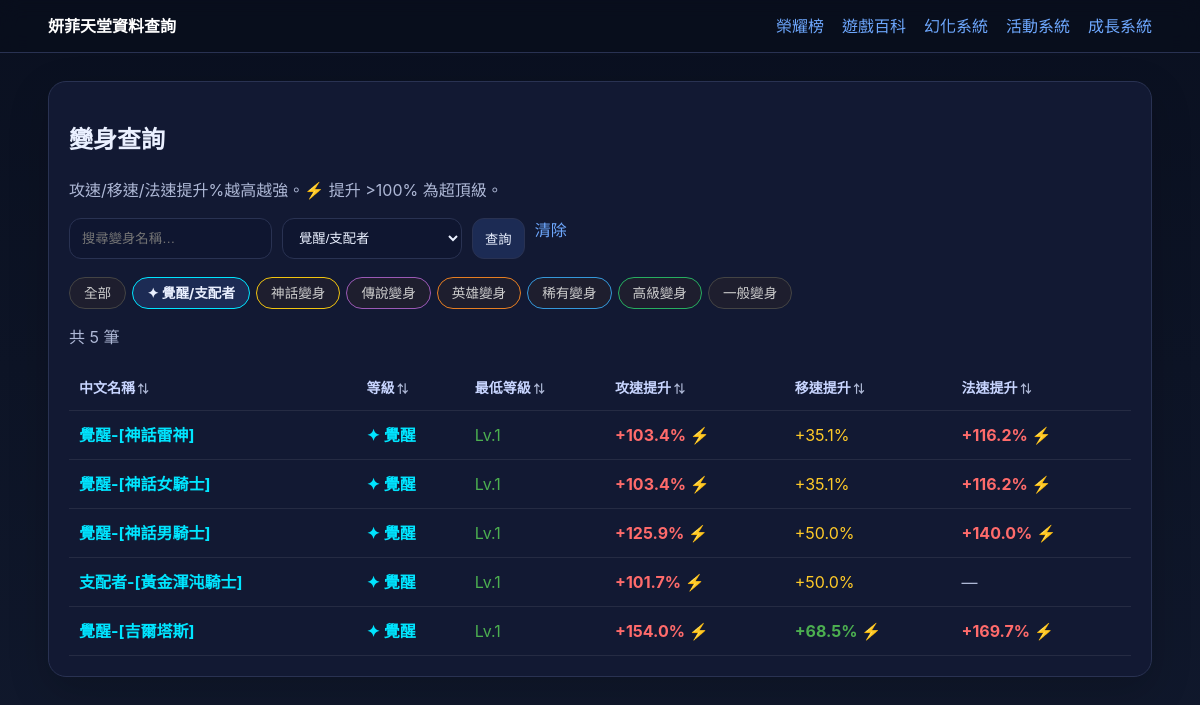
The app's page /polymorphs?grade=覺醒, older data.
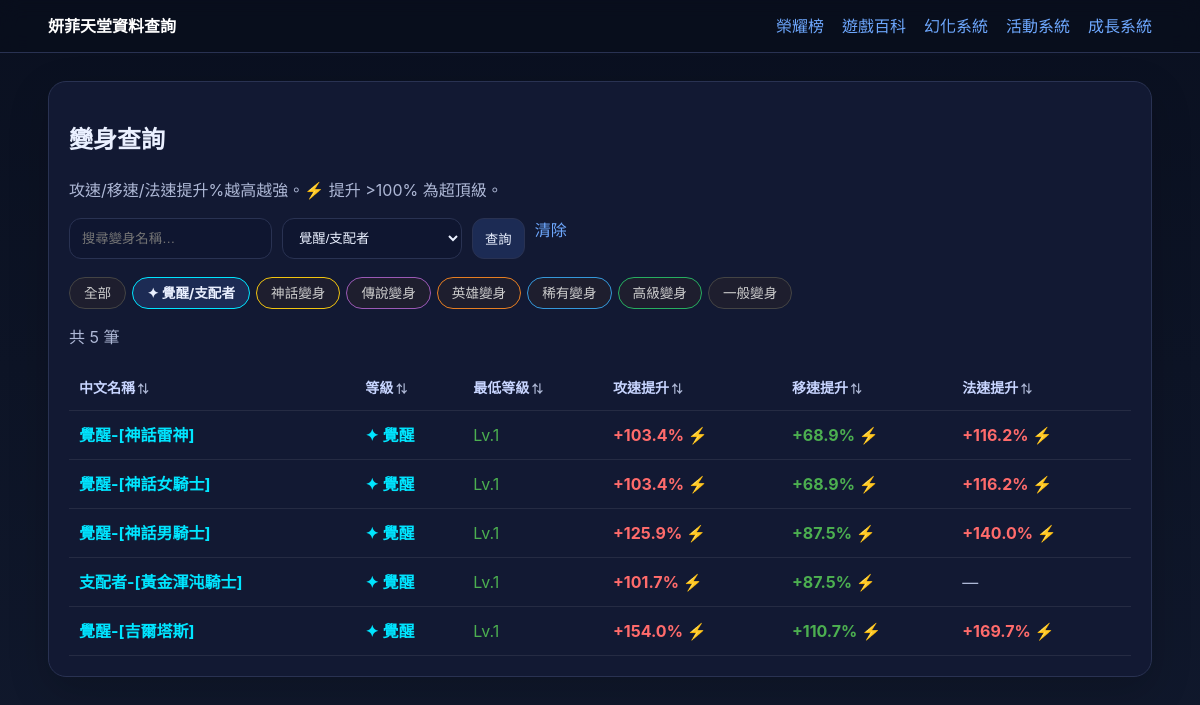
The same page, newer data.
### tables this page shows
CREATE TABLE polymorphs (
    id      INTEGER PRIMARY KEY,
    name    TEXT NOT NULL,
    polyid  INTEGER NOT NULL,
    note    TEXT,
    created_at DATETIME DEFAULT CURRENT_TIMESTAMP
, atkspeed INTEGER DEFAULT NULL, movespeed INTEGER DEFAULT NULL, magic_speed INTEGER DEFAULT NULL, minlevel INTEGER DEFAULT NULL, item_id INTEGER DEFAULT NULL, atk_boost REAL DEFAULT NULL, mov_boost REAL DEFAULT NULL, mag_boost REAL DEFAULT NULL, color TEXT DEFAULT '#ffffff');

### app.py (the view, shortened to what this page needs)
    @app.route("/polymorphs")
    def polymorphs():
        q = request.args.get("q", "").strip()
        grade = request.args.get("grade", "").strip()
        db = get_db()
        POLY_GRADES = [
            ("覺醒", "覺醒/支配者"),
            ("神話", "神話變身"),
            ("傳說", "傳說變身"),
            ("英雄", "英雄變身"),
            ("稀有", "稀有變身"),
            ("高級", "高級變身"),
            ("一般", "一般變身"),
        ]
        sql = """
            SELECT id, name, note, polyid, atkspeed, movespeed, magic_speed, atk_boost, mov_boost, mag_boost, minlevel,
              CASE
                WHEN name LIKE '覺醒-%' OR name LIKE '支配者-%' THEN '覺醒'
                WHEN name LIKE '神話變身%' OR note LIKE '%神話%' THEN '神話'
                WHEN name LIKE '傳說變身%' OR note LIKE '%傳說%' THEN '傳說'
                WHEN name LIKE '英雄變身%' OR note LIKE '%英雄%' THEN '英雄'
                WHEN name LIKE '稀有變身%' OR note LIKE '%稀有%' THEN '稀有'
                WHEN name LIKE '高級變身%' OR note LIKE '%高級%' THEN '高級'
                ELSE '一般'
              END AS grade
            FROM polymorphs
            WHERE note NOT LIKE '%圖鑑%' AND id >= 600000000
        """
        params: list[Any] = []
        if q:
            sql += " AND (name LIKE ? OR note LIKE ?)"
            params.extend([f"%{q}%", f"%{q}%"])
        if grade:
            if grade == "覺醒":
                sql += " AND (name LIKE '覺醒-%' OR name LIKE '支配者-%')"
            elif grade == "神話":
                sql += " AND (name LIKE '神話變身%' OR note LIKE '%神話%') AND name NOT LIKE '覺醒-%'"
            elif grade == "傳說":
                sql += " AND (name LIKE '傳說變身%' OR note LIKE '%傳說%') AND name NOT LIKE '覺醒-%'"
            elif grade == "英雄":
                sql += " AND (name LIKE '英雄變身%' OR note LIKE '%英雄%') AND name NOT LIKE '覺醒-%'"
            elif grade == "稀有":
                sql += " AND (name LIKE '稀有變身%' OR note LIKE '%稀有%') AND name NOT LIKE '覺醒-%'"
            elif grade == "高級":
                sql += " AND (name LIKE '高級變身%' OR note LIKE '%高級%') AND name NOT LIKE '覺醒-%'"
        sql += " ORDER BY id LIMIT 500"
        rows = db.execute(sql, params).fetchall()
        return render_template("polymorphs.html", rows=rows, q=q, grade=grade, poly_grades=POLY_GRADES)

### app.py (called while the page is built)
def get_db() -> sqlite3.Connection:
    if "db" not in g:
        db_path = Path(current_app().config["DATABASE"])
        db_path.parent.mkdir(parents=True, exist_ok=True)
        conn = sqlite3.connect(db_path)
        conn.row_factory = sqlite3.Row
        g.db = conn
    return g.db

def current_app() -> Flask:
    from flask import current_app as flask_current_app
    return flask_current_app

### templates/polymorphs.html (shortened to what this page needs)
{% extends "base.html" %}
{% block content %}
<section class="card">
  <h1>變身查詢</h1>
  <p class="muted">攻速/移速/法速提升%越高越強。⚡ 提升 &gt;100% 為超頂級。</p>
  <form class="filters" method="get" action="{{ url_for('polymorphs') }}">
    <input type="text" name="q" value="{{ q }}" placeholder="搜尋變身名稱…">
    <select name="grade">
      {% for g, label in poly_grades %}
      <option value="{{ g }}" {% if grade == g %}selected{% endif %}>{{ label }}</option>
      {% endfor %}
    </select>
    <button type="submit">查詢</button>
    {% if q or grade %}<a href="{{ url_for('polymorphs') }}">清除</a>{% endif %}
  </form>
  <div class="grade-tabs">
    <a href="{{ url_for('polymorphs') }}" class="tab {% if not grade %}active{% endif %}">全部</a>
    {% for g, label in poly_grades %}
      {% if g == '覺醒' %}
        <a href="{{ url_for('polymorphs', grade=g) }}" class="tab tab-awaken {% if grade == g %}active{% endif %}">✦ {{ label }}</a>
      {% elif g == '神話' %}
        <a href="{{ url_for('polymorphs', grade=g) }}" class="tab tab-myth {% if grade == g %}active{% endif %}">{{ label }}</a>
      {% elif g == '傳說' %}
        <a href="{{ url_for('polymorphs', grade=g) }}" class="tab tab-legend {% if grade == g %}active{% endif %}">{{ label }}</a>
      {% elif g == '英雄' %}
        <a href="{{ url_for('polymorphs', grade=g) }}" class="tab tab-hero {% if grade == g %}active{% endif %}">{{ label }}</a>
      {% elif g == '稀有' %}
        <a href="{{ url_for('polymorphs', grade=g) }}" class="tab tab-rare {% if grade == g %}active{% endif %}">{{ label }}</a>
      {% elif g == '高級' %}
        <a href="{{ url_for('polymorphs', grade=g) }}" class="tab tab-high {% if grade == g %}active{% endif %}">{{ label }}</a>
      {% else %}
        <a href="{{ url_for('polymorphs', grade=g) }}" class="tab tab-normal {% if grade == g %}active{% endif %}">{{ label }}</a>
      {% endif %}
    {% endfor %}
  </div>
  <p class="muted">共 {{ rows|length }} 筆</p>
  <div class="table-wrap">
    <table data-sortable>
      <thead>
        <tr>
          <th>中文名稱</th>
          <th>等級</th>
          <th>最低等級</th>
          <th>攻速提升</th>
          <th>移速提升</th>
          <th>法速提升</th>
        </tr>
      </thead>
      <tbody>
        {% for r in rows %}
        <tr>
          <td>
            {% if r.grade == '覺醒' %}
              <span class="grade-awaken">{{ (r.note or '—') | clean_name }}</span>
            {% else %}
              {{ (r.note or '—') | clean_name }}
            {% endif %}
          </td>
          <td>
            {% if r.grade == '覺醒' %}<span class="grade-awaken">✦ 覺醒</span>
            {% elif r.grade == '神話' %}<span class="grade-myth">神話</span>
            {% elif r.grade == '傳說' %}<span class="grade-legend">傳說</span>
            {% elif r.grade == '英雄' %}<span class="grade-hero">英雄</span>
            {% elif r.grade == '稀有' %}<span class="grade-rare">稀有</span>
            {% elif r.grade == '高級' %}<span class="grade-high">高級</span>
            {% else %}<span class="grade-normal">一般</span>
            {% endif %}
          </td>
          <td>
            {% if r.minlevel and r.minlevel > 1 %}
              <span class="muted">Lv.{{ r.minlevel }}</span>
            {% else %}
              <span style="color:#4caf50">Lv.1</span>
            {% endif %}
          </td>
          <td>
            {% set atk = r.atk_boost|string %}
            {% if atk and atk != '—' and atk != 'None' %}
              {% set atk_val = atk | replace('+','') | replace('%','') | float(0) %}
              {% if atk_val > 100 %}<span style="color:#ff6b6b;font-weight:700">{{ atk }} ⚡</span>
              {% elif atk_val > 50 %}<span style="color:#4caf50;font-weight:700">{{ atk }}</span>
              {% elif atk_val > 20 %}<span style="color:#ffca28">{{ atk }}</span>
              {% else %}<span class="muted">{{ atk }}</span>{% endif %}
            {% else %}<span class="muted">—</span>{% endif %}
          </td>
          <td>
            {% set mov = r.mov_boost|string %}
            {% if mov and mov != '—' and mov != 'None' %}
              {% set mov_val = mov | replace('+','') | replace('%','') | float(0) %}
              {% if mov_val > 50 %}<span style="color:#4caf50;font-weight:700">{{ mov }} ⚡</span>
              {% elif mov_val > 20 %}<span style="color:#ffca28">{{ mov }}</span>
              {% else %}<span class="muted">{{ mov }}</span>{% endif %}
            {% else %}<span class="muted">—</span>{% endif %}
          </td>
          <td>
            {% set mag = r.mag_boost|string %}
            {% if mag and mag != '—' and mag != 'None' %}
              {% set mag_val = mag | replace('+','') | replace('%','') | float(0) %}
              {% if mag_val > 100 %}<span style="color:#ff6b6b;font-weight:700">{{ mag }} ⚡</span>
              {% elif mag_val > 50 %}<span style="color:#4caf50;font-weight:700">{{ mag }}</span>
              {% elif mag_val > 20 %}<span style="color:#ffca28">{{ mag }}</span>
              {% else %}<span class="muted">{{ mag }}</span>{% endif %}
            {% else %}<span class="muted">—</span>{% endif %}
          </td>
        </tr>
        {% else %}
        <tr><td colspan="6">查無資料</td></tr>
        {% endfor %}
      </tbody>
    </table>
  </div>
</section>
{% endblock %}

### templates/base.html (shortened to what this page needs)
<!doctype html>
<html lang="zh-Hant">
<head>
  <link rel="stylesheet" href="{{ url_for('static', filename='style.css') }}">
</head>
<body>
  <header class="topbar">
    <div class="container topbar-inner">
      <a class="brand" href="{{ url_for('home') }}">妍菲天堂資料查詢</a>
      <nav class="nav">
        <div class="dropdown">
          <span class="dropdown-toggle">榮耀榜</span>
        </div>
        <div class="dropdown">
          <span class="dropdown-toggle">遊戲百科</span>
        </div>
        <div class="dropdown">
          <span class="dropdown-toggle">幻化系統</span>
        </div>
        <div class="dropdown">
          <span class="dropdown-toggle">活動系統</span>
        </div>
        <div class="dropdown">
          <span class="dropdown-toggle">成長系統</span>
        </div>
      </nav>
    </div>
  </header>
  <main class="container page">
    {% block content %}{% endblock %}
  </main>
</body>
</html>

### static/style.css (style rules this page uses)
:root { --bg:#0b1020;--card:#121933;--line:#293252;--text:#eaf0ff;--muted:#aeb8d6;--accent:#6ea8fe }
* { box-sizing:border-box }
body { margin:0;background:linear-gradient(180deg,#0a1020,#10182c);color:var(--text);font:16px/1.5 -apple-system,BlinkMacSystemFont,Segoe UI,Roboto,PingFang TC,Noto Sans TC,sans-serif }
a { color:var(--accent);text-decoration:none }
.container { width:min(1120px,92vw);margin:0 auto }
.topbar { position:sticky;top:0;background:rgba(9,14,28,.88);backdrop-filter:blur(10px);border-bottom:1px solid var(--line) }
.topbar-inner { display:flex;justify-content:space-between;align-items:center;padding:14px 0 }
.brand { font-weight:800;color:#fff }
.nav { display:flex;gap:18px }
.page { padding:28px 0 40px }
.card { background:var(--card);border:1px solid var(--line);border-radius:18px;padding:20px;margin-bottom:18px;box-shadow:0 14px 40px rgba(0,0,0,.18) }
.muted { color:var(--muted) }
.filters { display:flex;flex-wrap:wrap;gap:10px;margin:14px 0 18px }
.filters input,.filters select,.filters button { background:#0f1630;border:1px solid var(--line);color:var(--text);padding:10px 12px;border-radius:12px }
.filters input,.filters select { min-width:180px }
.filters button { cursor:pointer;background:#1c2b54 }
.table-wrap { overflow:auto }
table { width:100%;border-collapse:collapse;min-width:720px }
th,td { padding:12px 10px;border-bottom:1px solid rgba(255,255,255,.08);text-align:left;vertical-align:top }
th { color:#c8d5ff;font-size:14px }
th[data-sort] { cursor:pointer;user-select:none;white-space:nowrap }
th[data-sort]::after { content:' ⇅';color:var(--muted);font-size:11px }
.grade-tabs { display:flex;flex-wrap:wrap;gap:8px;margin:14px 0 }
.grade-tabs .tab { padding:6px 16px;border-radius:20px;background:#0f1630;border:1px solid var(--line);color:var(--muted);font-size:14px }
.grade-tabs .tab.active,.grade-tabs .tab:hover { background:#1c2b54;color:var(--text);border-color:var(--accent) }
.dropdown { position:relative }
.dropdown-toggle { cursor:pointer;color:var(--accent);padding:4px 0 }

### templates/polymorphs.html (style rules this page uses)
.grade-tabs { display:flex; flex-wrap:wrap; gap:6px; margin-bottom:12px; }
.grade-tabs .tab { padding:5px 14px; border-radius:20px; font-size:.85rem; text-decoration:none; border:1px solid #444; color:#ccc; background:#1e1e2e; }
.grade-tabs .tab.active { font-weight:700; border-color:currentColor; }
.tab-awaken { color:#00e5ff; border-color:#00e5ff !important; }
.tab-awaken.active { background:#00e5ff22; }
.tab-myth { color:#f1c40f; border-color:#f1c40f !important; }
.tab-legend { color:#9b59b6; border-color:#9b59b6 !important; }
.tab-hero { color:#e67e22; border-color:#e67e22 !important; }
.tab-rare { color:#3498db; border-color:#3498db !important; }
.tab-high { color:#27ae60; border-color:#27ae60 !important; }
.tab-normal { color:#bbb; }
.grade-awaken { color:#00e5ff; font-weight:700; }

Row changes from the older to the newer data that the page shows:
changed polymorphs "覺醒-[神話雷神]": mov_boost "+35.1%" → "+68.9%"
changed polymorphs "覺醒-[神話女騎士]": mov_boost "+35.1%" → "+68.9%"
changed polymorphs "覺醒-[神話男騎士]": mov_boost "+50.0%" → "+87.5%"
changed polymorphs "支配者-[黃金渾沌騎士]": mov_boost "+50.0%" → "+87.5%"
changed polymorphs "覺醒-[吉爾塔斯]": mov_boost "+68.5%" → "+110.7%"
